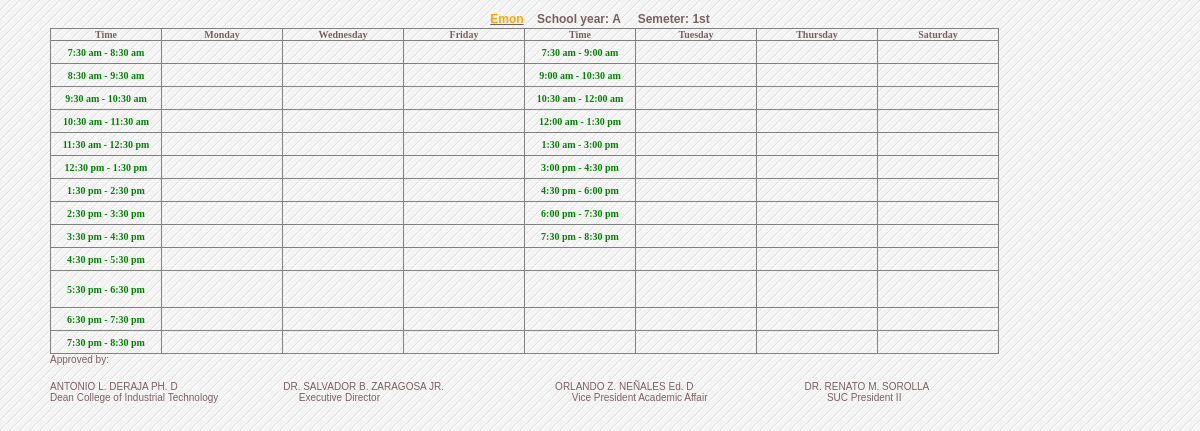
The page /preview.php on the database its author committed.
### tables this page shows
CREATE TABLE `schedule` (
  `schedule_id` int(11) NOT NULL,
  `semester` varchar(10) NOT NULL,
  `sy` varchar(20) NOT NULL,
  `CYS` varchar(100) NOT NULL,
  `subject` varchar(50) NOT NULL,
  `teacher` varchar(50) NOT NULL,
  `room` varchar(20) NOT NULL,
  `day` varchar(100) NOT NULL,
  `time` varchar(20) NOT NULL,
  `time_end` varchar(50) NOT NULL,
  `type` varchar(20) NOT NULL,
  `day1` varchar(20) NOT NULL
);

### preview.php (the view, shortened to what this page needs)
<?php include('dbcon.php');
include('header.php');
 ?>
 <div class="wrapper_print">
 <?php
$teacher=$_POST['teacher'];
$semester=$_POST['semester'];
$sy=$_POST['sy'];
$search_query_all=mysqli_query($conn,"select * from schedule where teacher like '%$teacher%' and semester like '%$semester%' and sy like '%$sy%'")or die(mysqli_error());
$search_query1=mysqli_query($conn,"select * from schedule where teacher like '%$teacher%' and semester like '%$semester%' and sy like '%$sy%'")or die(mysqli_error());
$row=mysqli_fetch_assoc($search_query1);
?>
 <u>
<h5 align="center">
 <font color="Orange"><?php echo $row['teacher'];  ?></font></u>&nbsp;&nbsp;&nbsp;&nbsp;School year:&nbsp;<?php echo $row['sy']; ?>&nbsp;&nbsp;&nbsp;&nbsp;
Semeter:&nbsp;<?php echo $row['semester']; ?>
<table border="1">
  <thead>
    <tr>
      <th><font size="1">Time</font></th>
      <th><font size="1">Monday</font></th>
      <th><font size="1">Wednesday</font></th>
      <th><font size="1">Friday</font></th>
      <th><font size="1">Time</font></th>
      <th><font size="1">Tuesday</font></th>
      <th><font size="1">Thursday</font></th>
      <th><font size="1">Saturday</font></th>
    </tr>
  </thead>
  <tbody>
    <tr>
      <td width="110" align="center">
	   <font size="1">
	  <b><font color="green">7:30 am - 8:30 am</b>
	 </font>
	 </td>
      <td width="120">
	  </td>
	   <td width="120">
	 </td>
	    <td width="120">
	  </td>
	    <td width="110" align="center">
		 <font size="1" color="green">
		<b>7:30 am - 9:00 am</b>
		</font>
		</td>
	    <td width="120">
		</td>
	    <td width="120">
		</td>
	    <td width="120"></td>
	  </tr>
	   <tr>
      <td width="110" align="center">
	   <font size="1" color="green">
	  <b>8:30 am - 9:30 am</b>
	 </font>
	 </td>
      <td width="120">
	  </td>
	   <td width="120">
	 </td>
	    <td width="120">
	  </td>
	    <td width="70" align="center">
		 <font size="1" color="green">
		<b>9:00 am - 10:30 am</b>
		</font>
		</td>
	    <td width="120">
		</td>
	    <td width="120">
		</td>
	    <td width="120"></td>
	  </tr>
	     <tr>
      <td width="70" align="center">
	   <font size="1" color="green">
	  <b>9:30 am - 10:30 am</b>
	 </font>
	 </td>
      <td width="120">
	  </td>
	   <td width="120">
	 </td>
	    <td width="120">
	  </td>
	    <td width="70" align="center">
		 <font size="1" color="green">
		<b>10:30 am - 12:00 am</b>
		</font>
		</td>
	    <td width="120">
		</td>
	    <td width="120">
		</td>
	    <td width="120"></td>
	  </tr>
	     <tr>
      <td width="70" align="center">
	   <font size="1" color="green">
	  <b>10:30 am - 11:30 am</b>
	 </font>
	 </td>
      <td width="120">
	  </td>
	   <td width="120">
	 </td>
	    <td width="120">
	  </td>
	    <td width="70" align="center">
		 <font size="1" color="green">
		<b>12:00 am - 1:30 pm</b>
		</font>
		</td>
	    <td width="120">
		</td>
	    <td width="120">
		</td>
	    <td width="120"></td>
	  </tr>
	   <tr>
      <td width="70" align="center">
	   <font size="1" color="green">
	  <b>11:30 am - 12:30 pm</b>
	 </font>
	 </td>
      <td width="120">
	  </td>
	   <td width="120">
	 </td>
	    <td width="120">
	  </td>
	    <td width="70" align="center">
		 <font size="1" color="green">
		<b>1:30 am - 3:00 pm</b>
		</font>
		</td>
	    <td width="120">
		</td>
	    <td width="120">
		</td>
	    <td width="120"></td>
	  </tr>
	  <tr>
      <td width="70" align="center">
	  <font size="1" color="green">
	  <b>12:30 pm - 1:30 pm</b>
	 </font>
	</td>
     <td width="120">
	  </td>
	   <td width="120">
	 </td>
	    <td width="120">
	  </td>
      <td width="70" align="center">
	  <font size="1" color="green">
	  <b>3:00 pm - 4:30 pm</b>
		</font>
	  </td>
      <td width="120">
	  </td>
      <td width="120">
	  </td>
      <td width="120"></td>
	  </tr>
	  <tr>
      <td width="70" align="center">
	   <font size="1" color="green">
	  <b>1:30 pm - 2:30 pm</b>
	 </font>
	</td>
 <td width="120">
	  </td>
	   <td width="120">
	 </td>
	    <td width="120">
	  </td>
      <td width="70" align="center">
	  <font size="1" color="green">
	   <b>4:30 pm - 6:00 pm</b>
		</font>
	  </td>
      <td width="120">
	  </td>
      <td width="120">
	  </td>
      <td width="120"></td>
	  </tr>
	  	          <tr>
      <td width="70" align="center">
	  <font size="1" color="green">
	  <b>2:30 pm - 3:30 pm</b>
	 </font>
	</td>
 <td width="120">
	  </td>
	   <td width="120">
	 </td>
	    <td width="120">
	  </td>
      <td width="70" align="center">
	  <font size="1" color="green">
	   <b>6:00 pm - 7:30 pm</b>
		</font>
	  </td>
      <td width="120">
	  </td>
      <td width="120">
	  </td>
      <td width="120"></td>
	  </tr>
	  	          <tr>
      <td width="70" align="center">
	  <font size="1" color="green">
	  <b>3:30 pm - 4:30 pm</b>
	 </font>
	</td>
 <td width="120">
	  </td>
	   <td width="120">
	 </td>
	    <td width="120">
	  </td>
      <td width="70" align="center">
	  <font size="1" color="green">
	    <b>7:30 pm - 8:30 pm</b>
		</font>
	  </td>
      <td width="120">
	  </td>
      <td width="120">
	  </td>
      <td width="120"></td>
	  </tr>
	  	          <tr>
      <td width="70" align="center">
	  <font size="1" color="green">
	  <b>4:30 pm - 5:30 pm</b>
	 </font>
	</td>
     <td width="120">
	  </td>
	   <td width="120">
	 </td>
	    <td width="120">
	  </td>
      <td width="70"></td>
      <td width="120"></td>
      <td width="120"></td>
      <td width="120"></td>
	  </tr>
	  	          <tr>
      <td width="70" align="center">
	  <font size="1" color="green">
	  <b>5:30 pm - 6:30 pm</b>
	 </font>
	</td>
   <td width="120">
	  </td>
	   <td width="120">
	 </td>
	    <td width="120">
	  	  <?php
	 echo '<br>';
	 echo '<br>';
	  ?>
	  </td>
      <td width="70"></td>
      <td width="120"></td>
      <td width="120"></td>
      <td width="120"></td>
	  </tr>
	  	  	          <tr>
      <td width="70" align="center">
	  <font size="1" color="green">
	  <b>6:30 pm - 7:30 pm</b>
	 </font>
	</td>
    <td width="120">
	  </td>
	   <td width="120">
	 </td>
	    <td width="120">
	  </td>
      <td width="70"></td>
      <td width="120"></td>
      <td width="120"></td>
      <td width="120"></td>
	  </tr>
	  	  	          <tr>
      <td width="70" align="center">
	  <font size="1" color="green">
	  <b>7:30 pm - 8:30 pm</b>
	 </font>
	</td>
  <td width="120">
	  </td>
	   <td width="120">
	 </td>
	    <td width="120">
	  </td>
      <td width="70"></td>
      <td width="120"></td>
      <td width="120"></td>
      <td width="120"></td>
	  </tr>
  </tbody>
  </table>
<font size="1">Approved by:</font>
<br>
<br>
<font size="1">ANTONIO L. DERAJA PH. D
&nbsp;&nbsp;&nbsp;&nbsp;&nbsp;&nbsp;&nbsp;&nbsp;&nbsp;&nbsp;&nbsp;&nbsp;
&nbsp;&nbsp;&nbsp;&nbsp;&nbsp;&nbsp;&nbsp;
&nbsp;&nbsp;&nbsp;&nbsp;&nbsp;&nbsp;&nbsp;
&nbsp;&nbsp;&nbsp;&nbsp;&nbsp;&nbsp;&nbsp;
DR. SALVADOR B. ZARAGOSA JR.
&nbsp;&nbsp;&nbsp;&nbsp;&nbsp;&nbsp;&nbsp;&nbsp;&nbsp;&nbsp;&nbsp;&nbsp;
&nbsp;&nbsp;&nbsp;&nbsp;&nbsp;&nbsp;&nbsp;&nbsp;&nbsp;&nbsp;&nbsp;&nbsp;
&nbsp;&nbsp;&nbsp;&nbsp;&nbsp;&nbsp;&nbsp;&nbsp;&nbsp;&nbsp;&nbsp;&nbsp;
ORLANDO Z. NEÑALES Ed. D
&nbsp;&nbsp;&nbsp;&nbsp;&nbsp;&nbsp;&nbsp;&nbsp;&nbsp;&nbsp;&nbsp;&nbsp;
&nbsp;&nbsp;&nbsp;&nbsp;&nbsp;&nbsp;&nbsp;&nbsp;&nbsp;&nbsp;&nbsp;&nbsp;
&nbsp;&nbsp;&nbsp;&nbsp;&nbsp;&nbsp;&nbsp;&nbsp;&nbsp;&nbsp;&nbsp;&nbsp;
DR. RENATO M. SOROLLA
</font>
<br>
<font size="1">Dean College of Industrial Technology
&nbsp;&nbsp;&nbsp;&nbsp;&nbsp;&nbsp;&nbsp;&nbsp;&nbsp;&nbsp;&nbsp;&nbsp;
&nbsp;&nbsp;&nbsp;&nbsp;&nbsp;&nbsp;&nbsp;&nbsp;&nbsp;&nbsp;&nbsp;&nbsp;
&nbsp;
Executive Director
&nbsp;&nbsp;&nbsp;&nbsp;&nbsp;&nbsp;&nbsp;&nbsp;&nbsp;&nbsp;&nbsp;&nbsp;
&nbsp;&nbsp;&nbsp;&nbsp;&nbsp;&nbsp;&nbsp;&nbsp;&nbsp;&nbsp;&nbsp;&nbsp;
&nbsp;&nbsp;&nbsp;&nbsp;&nbsp;&nbsp;&nbsp;&nbsp;&nbsp;&nbsp;&nbsp;&nbsp;
&nbsp;&nbsp;&nbsp;&nbsp;&nbsp;&nbsp;&nbsp;&nbsp;&nbsp;&nbsp;
&nbsp;&nbsp;&nbsp;&nbsp;&nbsp;&nbsp;&nbsp;&nbsp;&nbsp;&nbsp;
&nbsp;&nbsp;&nbsp;&nbsp;&nbsp;&nbsp;
Vice President Academic  Affair
&nbsp;&nbsp;&nbsp;&nbsp;&nbsp;&nbsp;&nbsp;&nbsp;&nbsp;&nbsp;&nbsp;&nbsp;
&nbsp;&nbsp;&nbsp;&nbsp;&nbsp;&nbsp;&nbsp;&nbsp;&nbsp;&nbsp;&nbsp;&nbsp;
&nbsp;&nbsp;&nbsp;&nbsp;&nbsp;&nbsp;&nbsp;&nbsp;&nbsp;&nbsp;&nbsp;&nbsp;
&nbsp;&nbsp;
SUC President II
  </div>
  </html>

### admin/css/style.css (style rules this page uses)
* { margin:0; padding:0; }
.wrapper_print { width:1100px; margin:10px auto; min-height:550px; }

### rows shown on the page
schedule: teacher "Emon", sy "A", semester "1st"
